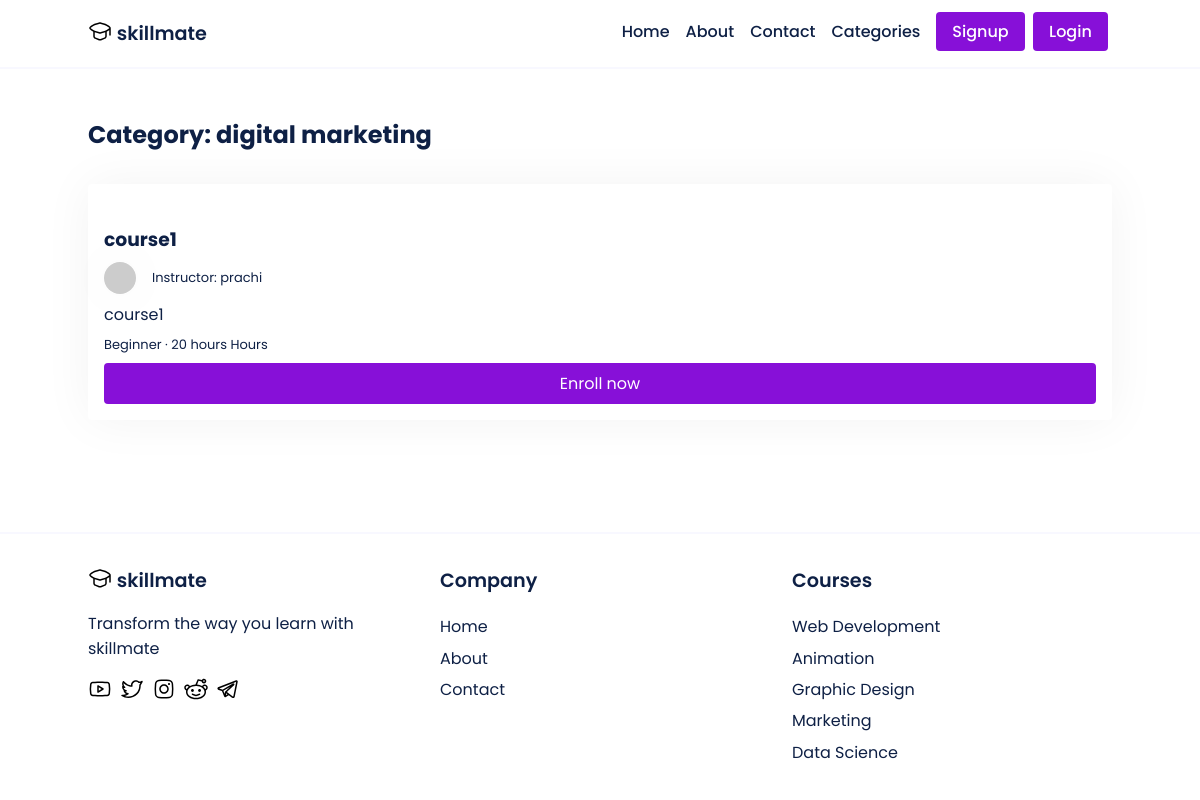
Page /courses/digital marketing/ on the committed database.
### main/models.py (models this page shows, shortened)
class Course(models.Model):
    LEVEL_CHOICES = [
        ('Beginner', 'Beginner'),
        ('Intermediate', 'Intermediate'),
        ('Advanced', 'Advanced')
    ]
    id = models.AutoField(primary_key=True)
    title = models.CharField(max_length=255)
    slug = models.SlugField(unique=True)
    description = models.TextField()
    thumbnail = CloudinaryField('thumbnail')
    featured_video = CloudinaryField('featured_video')
    instructor = models.ForeignKey(User, on_delete=models.CASCADE, related_name='courses', default=None)
    created_at = models.DateTimeField(auto_now_add=True)
    updated_at = models.DateTimeField(auto_now=True)
    level = models.CharField(max_length=20, choices=LEVEL_CHOICES, default='Beginner')
    duration = models.CharField(max_length=10, default='0')
    category = models.CharField(max_length=255, default="uncategorized")
    price = models.DecimalField(max_digits=8, decimal_places=2, default=0.00)
    discount = models.DecimalField(max_digits=5, decimal_places=2, default=0.00)
    requirements = models.TextField(help_text='Enter the requirements for the course, separated by a comma.', default='')
    content = models.TextField(help_text='Enter the course content, separated by a comma.', default='')
    lesson_title = models.CharField(max_length=255, default='Lesson')
    lesson_video = CloudinaryField('lesson_video', null=True)
    students = models.ManyToManyField(User, related_name='enrolled_courses', blank=True)

### main/views.py (the view)
# urls.py: path('courses/<str:category>/', views.category, name='category'),
def category(request, category):
    courses = Course.objects.filter(category__iexact=category)
    context = {
        'category': category,
        'courses': courses
    }
    return render(request, 'category.html', context)

### templates/category.html (shortened to what this page needs)
{% extends 'base.html' %}
{% block content %}
<section>
  <div class="container">
    <h1 style='font-size: 1.5rem;'>Category: {{ category }}</h1>
      {% if courses %}
      <div class="courses">
        {% for course in courses %}
<div class="course">
<div class="course-thumbnail">
</div>
<div class="course-details">
    <a href="{% url 'course_details' instructor=course.instructor slug=course.slug %}"><h3>{{ course.title|slice:":80" }}</h3></a>
    <p style="display: inline-flex; column-gap: 1rem; justify-content: center; align-items: center;" class="instructor">
        <img class="instructor-img" src="https://api.dicebear.com/5.x/shapes/svg?seed={{ course.instructor }}">
        Instructor: {{ course.instructor }}
    </p>
    <p class="course-desc">{{ course.description|slice:":100" }}</p>
    <p class="course-lvl-time">
        {{ course.level }} &middot; {{ course.duration }} Hours
    </p>
    <a href="{% url 'course_details' instructor=course.instructor slug=course.slug %}" class="btn enroll-btn">Enroll now</a>
</div>
</div>
{% endfor %}
      {% else %}
        <div class="col-md-12">
          <p style='margin: 2rem 0;'>No courses found in this category.</p>
        </div>
      {% endif %}
    </div>
  </div>
</section>
{% endblock %}

### static/css/style.css (style rules this page uses)
* { font-family: 'Poppins'; margin: 0; padding: 0; box-sizing: border-box; scroll-behavior: smooth; scroll-padding-top: 2rem; }
body { color: #0e2045; background: #fff; display: flex; flex-direction: column; min-height: 100vh; }
img { width: 100%; }
section { padding: 3rem 0 2rem; }
a { text-decoration: none; color: #0e2045; }
.btn { background-color: #8710d8; border-radius: 4px; padding: .5rem 1rem; border: none; color: #fff; transition: transform .2s ease-in-out; }
.container { max-width: 1024px; margin: auto; width: 100%; }
.courses { display: grid; grid-template-columns: repeat(auto-fit, minmax(calc(33.33% - 2rem), 1fr)); grid-gap: 2rem; padding: 2rem 0; }
.course { background-color: #fff; color: #0e2045; box-shadow: 0 0 50px rgba(0, 0, 0, 0.05); border-radius: 4px; position: relative; }
.course img { max-width: 100%; padding: 0; border-top-right-radius: 4px; border-top-left-radius: 4px; }
.course-details { padding: 1rem; }
.course-details .instructor-img { height: 2rem; width: 2rem; border-radius: 50%; box-shadow: 0 0 50px rgba(0, 0, 0, 0.05); }
.course-details .instructor, .course-details .course-lvl-time { margin: .5rem 0; font-size: small; }
.course-details .enroll-btn { display: block; width: 100%; text-align: center; }

### rows in the picture
Course: category "digital marketing", title "course1", instructor "prachi", description "course1", level "Beginner", duration "20 hours"
